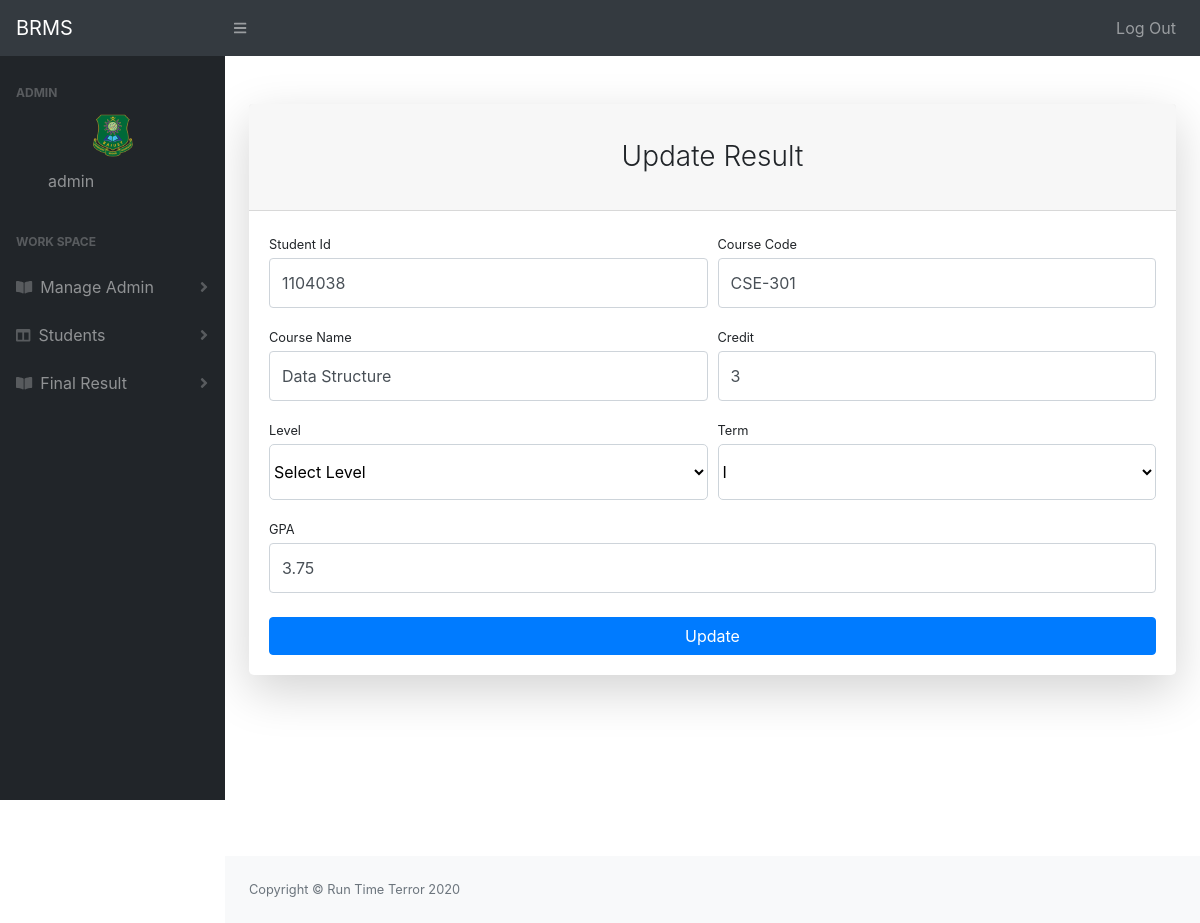
Screenshot of /result/edit_result.php?id=10 (signed in) with the database file from the repository.
### tables this page shows
CREATE TABLE `final_result` (
  `id` int(11) NOT NULL,
  `s_id` varchar(20) NOT NULL,
  `c_code` varchar(20) NOT NULL,
  `c_name` varchar(255) DEFAULT NULL,
  `level` enum('1','2','3','4') NOT NULL,
  `term` enum('I','II') NOT NULL,
  `credit` int(11) NOT NULL,
  `gpa` varchar(11) NOT NULL
);

### dbconnection/dbconnection.php (called while the page is built, shortened)
<?php
class Dbconnection{
    public function __construct(){
        try{
            $this->db = new PDO('mysql:host=localhost;dbname=BRMS','root','');
        }
        catch(PDOExection $e){
            echo "Error Found ..!";
        }
    }
}
?>

### model/results.php (called while the page is built, shortened)
<?php
class Results extends Dbconnection{
    protected $stbname ="final_result";
     public function getResultById($id){
        $sql = "SELECT * FROM ".$this->stbname." WHERE id=?";
        $query = $this->db->prepare($sql);
        $query->execute([$id]);
        $data = $query->fetch(PDO::FETCH_ASSOC);
        return $data ? $data : [];
     }
}
?>

### result/edit_result.php (the view, shortened to what this page needs)
<?php
  include('../dbconnection/dbconnection.php');
  include('../model/results.php');
  $result = new Results();
  $getresult = $result->getResultById($_GET['id']);
?>
<!DOCTYPE html>
<html lang="en">
    <head>
        <link href="../css/styles.css" rel="stylesheet" />
        <link href="https://cdn.datatables.net/1.10.20/css/dataTables.bootstrap4.min.css" rel="stylesheet" />
    </head>
    <body class="sb-nav-fixed">
        <?php include('include/topbar.php') ?>
        <div id="layoutSidenav">
        <?php include('include/sidebar.php') ?>
            <div id="layoutSidenav_content">
        <div id="layoutAuthentication">
            <div id="layoutAuthentication_content">
                <main>
                    <div class="container" >
                        <div class="row justify-content-center">
                            <div class="col-lg-12">
                                <div class="card shadow-lg border-0 rounded-lg mt-5">
                                    <div class="card-header"><h3 class="text-center font-weight-light my-4">Update Result</h3></div>
                                    <div class="card-body">
                                        <form action="../controller/resultController.php" method="post">
                                            <div class="form-row">
                                                <div class="col-md-6">
                                                    <div class="form-group">
                                                        <label class="small mb-1" >Student Id</label>
                                                        <input class="form-control py-4" type="text" name="s_id" value="<?php echo $getresult['s_id']; ?>"/>
                                                    </div>
                                                </div>
                                                <div class="col-md-6">
                                                    <div class="form-group">
                                                        <label class="small mb-1" >Course Code</label>
                                                        <input class="form-control py-4"type="text" name="c_code" value="<?php echo $getresult['c_code']; ?>" />
                                                    </div>
                                                </div>
                                            </div>
                                            <div class="form-row">
                                                <div class="col-md-6">
                                                    <div class="form-group">
                                                        <label class="small mb-1" >Course Name</label>
                                                        <input class="form-control py-4"type="text" name="c_name" value="<?php echo $getresult['c_name']; ?> "/>
                                                    </div>
                                                </div>
                                                <div class="col-md-6">
                                                    <div class="form-group">
                                                        <label class="small mb-1" >Credit</label>
                                                        <input class="form-control py-4" type="text" name="credit" value="<?php echo $getresult['credit']; ?>" />
                                                    </div>
                                                </div>
                                            </div>
                                            <div class="form-row">
                                                <div class="col-md-6">
                                                    <div class="form-group">
                                                        <label class="small mb-1" >Level</label>
                                                        <select  name="level" style="width:100%;background-color:white;border:1px solid #cdd4da;border-radius:5px;" class="py-3" >
                                                            <option value=""  <?php echo $getresult['level']; ?>> Select Level</option>
                                                        </select>
                                                    </div>
                                                </div>
                                                <div class="col-md-6">
                                                    <div class="form-group">
                                                        <label class="small mb-1" >Term</label>
                                                        <select  name="term" style="width:100%;background-color:white;border:1px solid #cdd4da;border-radius:5px;" class="py-3" >
                                                            <option value="I" <?php if($getresult['term']=='I'){ echo "selected"; } ?>>I</option>
                                                        </select>
                                                    </div>
                                                </div>
                                            </div>
                                            <div class="form-group">
                                                <label class="small mb-1" >GPA</label>
                                                <input class="form-control py-4" type="gpa" name="gpa"  value="<?php echo $getresult['gpa']; ?>"/>
                                            </div>
                                            <div class="form-group mt-4 mb-0"><button class="btn btn-primary btn-block" type="submit">Update</button></div>
                                        </form>
                                    </div>
                                </div>
                            </div>
                        </div>
                    </div>
                </main>
            </div>
            </div>
                <?php include('include/footer.php') ?>
            </div>
        </div>
    </body>
</html>

### rows the page displays
final_result: s_id "1104038", c_code "CSE-301", c_name "Data Structure", credit "3", term "I", gpa "3.75"

### other values shown
$_SESSION['name'] "admin"
